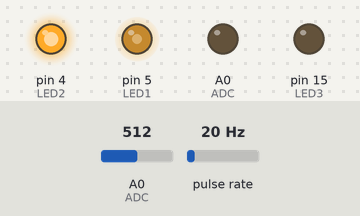
A sketch run on a simulated Arduino Uno, built with avr-gcc and run on an emulated ATmega328P. Shown: output pins drawn as LEDs (lit = HIGH). Wiring (inferred from the names in the program): pulse sensor: data pin 2. The inputs (shaded band) are chosen by the test bench; at power-on: A0 (ADC) = 512, pulse rate 20 Hz. Pins used as bus, display or sensor lines are not drawn; what the sketch prints to the serial monitor is not drawn.

Above: at 1.2 s.
1.3 s: A0 (ADC) set to 716
At 1.49 s:
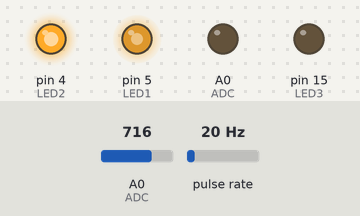
4.3 s: A0 (ADC) set to 900
At 4.54 s:
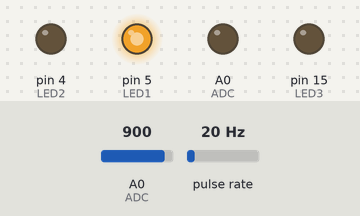
7.3 s: A0 (ADC) set to 511
At 7.71 s:
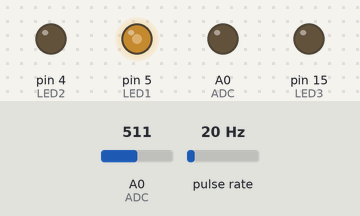
10.3 s: pulse rate (sensor on pin 2) set to 196 Hz
At 11.8 s:
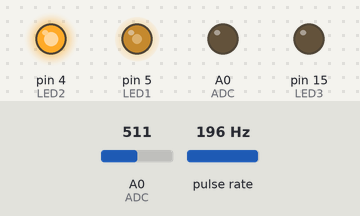
12.1 s: A0 (ADC) set to 306
At 14.9 s:
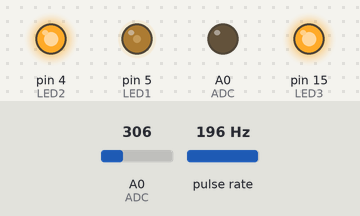
15.1 s: A0 (ADC) set to 215
At 17.8 s:
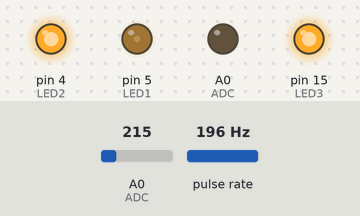
Timing chart, 0 to 19.1 s (numbered marks = the images above; inputs shaded):
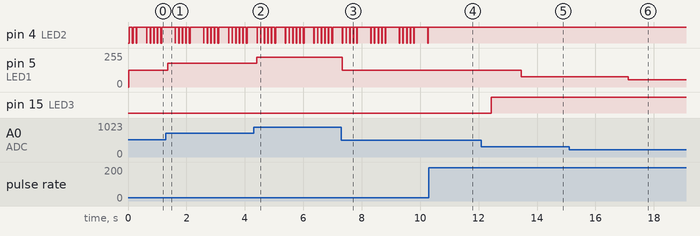

Measured:
- after the input at 1.3 s, pin 5 (LED1): 127/255 → 178/255 after 0.06 s
- after the input at 4.3 s, pin 5 (LED1): 178/255 → 224/255 after 0.10 s
- after the input at 7.3 s, pin 5 (LED1): 224/255 → 127/255 at once
- after the input at 10.3 s, pin 4 (LED2): stops changing and stays HIGH
- after the input at 12.1 s, pin 5 (LED1): 127/255 → 76/255 after 1.4 s; pin 15 (LED3): LOW → HIGH after 0.33 s
- after the input at 15.1 s, pin 5 (LED1): 76/255 → 53/255 after 2.0 s
- by itself, pin 4 (LED2): repeats every 0.97 s: HIGH 0.11 s, LOW 0.01 s, 2 × (HIGH 0.11 s, LOW 0.02 s), HIGH 0.10 s, LOW 0.02 s, HIGH 0.46 s, LOW 0.01 s

The sketch:

anemometer.ino
```cpp
/*
 * Bismillahirahmanirahim
 * To do list :
 * 1. Power Supply System (done)
 * 2. Reading potensio as Wind Direction (done)
 * 3. Reading A3144 using interrupt (done)
 * 4. make function value to mata angin (done)
 * 5. LED as Notification (done)
 * 6. Improve Accuracy wind direction
 * 7. Reading LDR as light intensity (done)
 * 8. Reading DHT for temperature and humidity
 * Microcontroller :
 * -- ESP12E on Wemos D1 Mini
 * IC use :
 * -- 4051 pin switch
 *  S2 S1 S0   Description
 *  0  0   1   Output in y1
 *  0  1   0   Output in y2
 * sensor use :
 * -- potensiometer Analog Input (Wind Direction)
 * -- LDR as Analog Input (Light Intensity / Lux)
 * -- A3144 as Digital Input (Wind Speed)
 */

#define ADC A0 // ANALOG PIN FOR SENSOR
#define internalLED 2
#define LED1 5
#define LED2 4
#define LED3 15
#define D5 14 // OUTPUT HIGH OR LOW S2
#define D6 12 // OUTPUT HIGH OR LOW S1
#define D7 13 // OUTPUT HIGH OR LOW S0
#define hall 2 // digital hall effect

int readingAnalog = 0;

void setup() {
  // put your setup code here, to run once:
  Serial.begin(57600);

  // Config to output
  pinMode(D5, OUTPUT);
  pinMode(D6, OUTPUT);
  pinMode(D7, OUTPUT);

  // LED mode
  //pinMode(internalLED, OUTPUT);
  pinMode(LED1, OUTPUT);
  pinMode(LED2, OUTPUT);
  pinMode(LED3, OUTPUT);

  //interrupt all gpio beside gpio16
  pinMode(hall, INPUT_PULLUP);
  attachInterrupt(digitalPinToInterrupt(hall),detectMagnet,CHANGE);

  // default switch to Y1
  switchMode(D7,HIGH,D6,LOW,D5,LOW);
}

void switchMode(int pinS0, int valS0, int pinS1, int valS1 , int pinS2, int valS2){
  // Digital write as binary
  // input pinS0, pinS1, pinS2 as digital pin
  // input valS0 , valS1 , valS2  : HIGH OR LOW
  digitalWrite(pinS0,valS0);
  digitalWrite(pinS1,valS1);
  digitalWrite(pinS2,valS2);
  delay(10);
}

void ledOn(int led){
  digitalWrite(led, HIGH);
  delay(100);
  digitalWrite(led,LOW);
}

int valPWM = 0;
void redupTerang(int pinPWM, int rawADC){
  valPWM = map(rawADC,0,1024,0,255);
  analogWrite(pinPWM, valPWM);
}

void detectMagnet(){
  digitalWrite(LED2, HIGH);
  Serial.println("Magnet Detected");
}

void turnDark(int value){
  if (value > 500)
    digitalWrite(LED3, LOW);
  else
    digitalWrite(LED3,HIGH);
}

String convertArahAngin(int value){
  // input 0 - 360
  // output utara, timur laur, timur, tenggara, selatan, barat daya, barat laut
  // 0 , 45 , 90 , 135, 180 , 225 , 270 , 315

  if ( (value > 337.5 && value <= 360) || (value >= 0 && value <= 22.5))
    return "Utara";
  else if ( value > 22.5 && value <= 45+22.5)
    return "Timur Laut";
  else if ( value > 90-22.5 && value <= 90+22.5)
    return "Timur";
  else if ( value > 135-22.5 && value <= 135+22.5)
    return "Tenggara";
  else if ( value > 180-22.5 && value <= 180+22.5)
    return "Selatan";
  else if ( value > 225-22.5 && value <= 225+22.5)
    return "Barat Daya";
  else if ( value > 270-22.5 && value <= 270+22.5)
    return "Barat";
  else if ( value > 315-22.5 && value <= 315+22.5)
    return "Barat Laut";

}

int arahAngin = 0, rpm = 0, ldrRead = 0, potensioRead = 0, digitalHall =0;
void loop() {
    // put your main code here, to run repeatedly:
    switchMode(D7,HIGH,D6,LOW,D5,LOW); // y1 Input
    potensioRead = analogRead(ADC);
    // notify to LED
    redupTerang(LED1,potensioRead);
    arahAngin = map(potensioRead,0,1024,0,360);
    Serial.print(" RAW Potensio : ");
    Serial.print(potensioRead);
    Serial.print(" Arah angin : ");
    Serial.print(arahAngin);
    Serial.print(" Mata Angin : ");
    Serial.println(convertArahAngin(arahAngin));

    switchMode(D7,LOW,D6,HIGH,D5,LOW); // y2 input
    ldrRead = analogRead(ADC);
    Serial.print("LDR Reading : ");
    Serial.print(ldrRead);
    turnDark(ldrRead);
    Serial.println();

    // hall Value
    digitalHall = digitalRead(hall);
    Serial.print("Digital Hall : ");
    Serial.println(digitalHall);

    //ledOn(internalLED);
    //ledOn(LED1);
    digitalWrite(LED2, LOW); // defult LOW, HIGH when detects magnet
    delay(100);
}
```
